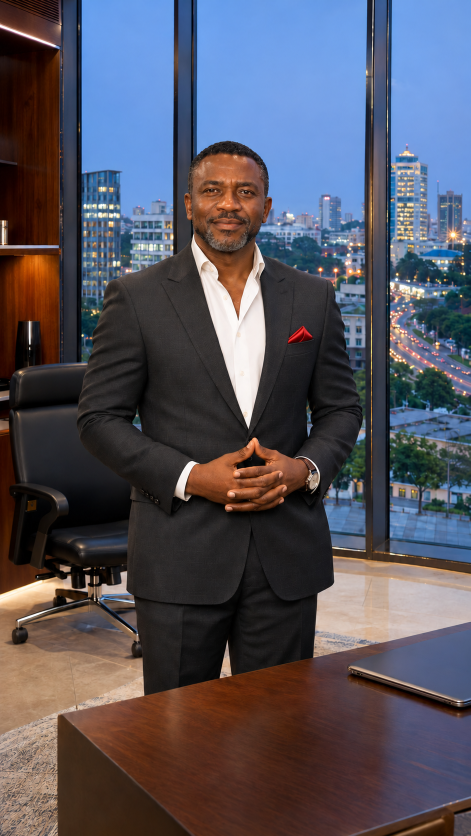
#> input picture decryptage/test/consultant.png, 941 x 1672 px, given in place of logo_spirit.png, which was not available (shown at 1/2 size)
$ python render_n2.py ../test/consultant.png out.png
#> lines starting #> are read from the running program, lines starting #| are printed output that depends on the picture
# « Le Décryptage SPIRIT » — habillage motion design 4:5 (1080x1350, 25 i/s)
import os, sys, os, math, subprocess, random, json
import numpy as np
from PIL import Image, ImageDraw, ImageFont, ImageFilter
sys.path.insert(0, os.path.dirname(os.path.abspath(__file__))); import icons
HERE = os.path.dirname(os.path.abspath(__file__))
KIT = '/home/claude/kit_minute_conseil/assets/'
W, H, FPS = 1080, 1350, 25
INTRO, DUR, OUTRO = 7.3, 83.0, 5.94
TOTAL = INTRO + DUR + OUTRO
RED, GOLD, WHITE, INK, GREY = (216, 51, 63), (190, 150, 70), (255, 255, 255), (24, 23, 28), (170, 168, 172)
def font(w, px): return ImageFont.truetype(KIT + 'fonts/Poppins-' + w + '.ttf', int(px))
def ease(x): x = max(0.0, min(1.0, x)); return 1 - (1 - x) ** 3
def eio(x): x = max(0.0, min(1.0, x)); return 0.5 - 0.5 * math.cos(math.pi * x)
def fit_w(im, w): return im.resize((w, max(1, int(im.height * w / im.width))), Image.LANCZOS)
def rgba(c, a): return tuple(c) + (int(max(0, min(255, a))),)
# [4 lines left out: function spaced, not called in this run]
def ctext(d, cx, y, tx, f, fill): d.text((cx - d.textlength(tx, font=f) / 2, y), tx, font=f, fill=fill)
def fmt(v, dec=1): return f'{v:.{dec}f}'.replace('.', ',')

LOGO = Image.open(KIT + 'logo_spirit.png').convert('RGBA'); LOGO = LOGO.crop(LOGO.getbbox())
def logo_white(w):
#> called with w = 170
    l = fit_w(LOGO, w); wl = Image.new('RGBA', l.size, (255, 255, 255, 255)); wl.putalpha(l.getchannel('A')); return wl
#> in fit_w, `def fit_w(im, w): return im.resize((w, max(1, int(im.height * w / im.w..`:
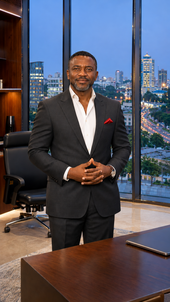
#> returned value: PIL image 170x302 RGBA; mean R, G, B, A 83.8, 82, 92.8, 255
#> after `wl = Image.new('RGBA', l.size, (255, 255, 255, 255))`: wl: PIL image 170x302 RGBA; every value is 255
LOGO_S = logo_white(170)

# ---------- fonds ----------
def make_bg():
    y, x = np.mgrid[0:H, 0:W].astype(np.float32)
    a = np.zeros((H, W, 3), np.float32) + np.array([20, 19, 25], np.float32)
    a += np.exp(-(((x - W * 0.95) / (W * 0.5)) ** 2 + ((y + 50) / (H * 0.35)) ** 2))[:, :, None] * np.array([70, 8, 14], np.float32)
    a += np.exp(-(((x - W * 0.05) / (W * 0.5)) ** 2 + ((y - H * 1.05) / (H * 0.3)) ** 2))[:, :, None] * np.array([45, 8, 12], np.float32)
    return Image.fromarray(np.clip(a, 0, 255).astype('uint8'), 'RGB').convert('RGBA')
BG = make_bg()
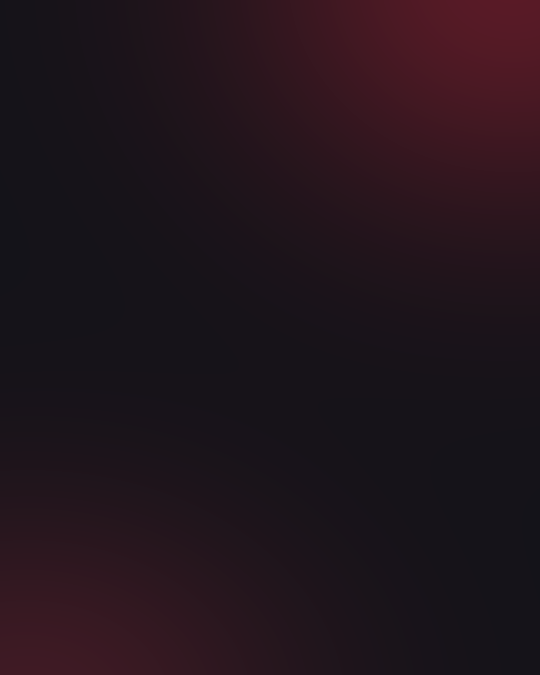
#> BG: PIL image 1080x1350 RGBA (shown at 1/2 size); mean R, G, B, A 33.6, 20.4, 27.6, 255
# [10 lines left out: function make_intro_bg, not called in this run]
def vgrad(h, top, bot, power=1.0):
#> called with h = 420, top = 0.78, bot = 0, power = 1
    g = (np.linspace(0, 1, h) ** power); a = (top + (bot - top) * g) * 255
    im = Image.new('RGBA', (W, h), (12, 11, 15, 0)); im.putalpha(Image.fromarray(np.tile(a[:, None], (1, W)).astype('uint8'))); return im
#> after `im.putalpha(Image.fromarray(np.tile(a[:, None], (1, W)).astype('uint8'`:
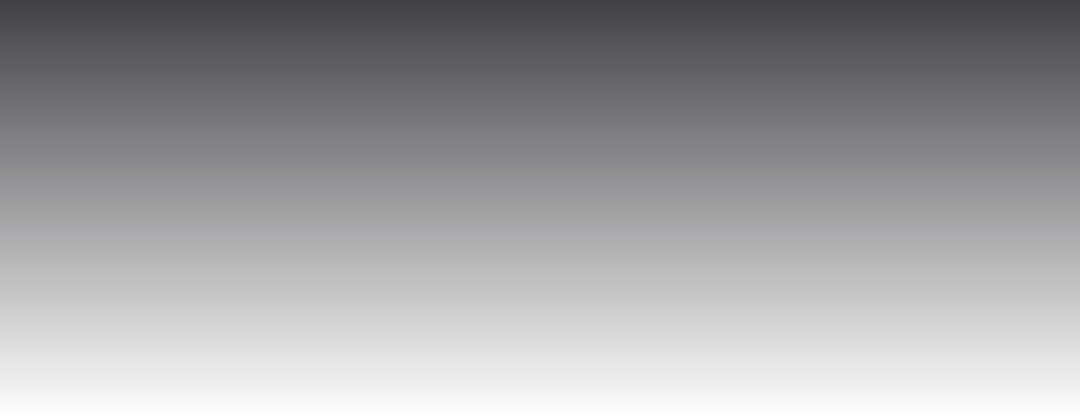
#> im: PIL image 1080x420 RGBA; mean R, G, B, A 12, 11, 15, 99; transparent parts drawn white
GR_TOP, GR_BOT = vgrad(420, 0.78, 0.0, 1.0), vgrad(520, 0.0, 0.86, 1.3)
#> call 2 of vgrad, with h = 520, top = 0, bot = 0.86, power = 1.3
#> in vgrad (call 2), `g = np.linspace(0, 1, h) ** power`: g = 520 values from 0 to 1
#> in vgrad (call 2), `a = (top + (bot - top) * g) * 255`: a = 520 values from 0 to 219.3
#> in vgrad (call 2), `im.putalpha(Image.fromarray(np.tile(a[:, None], (1, W)).astype('uint8'`:
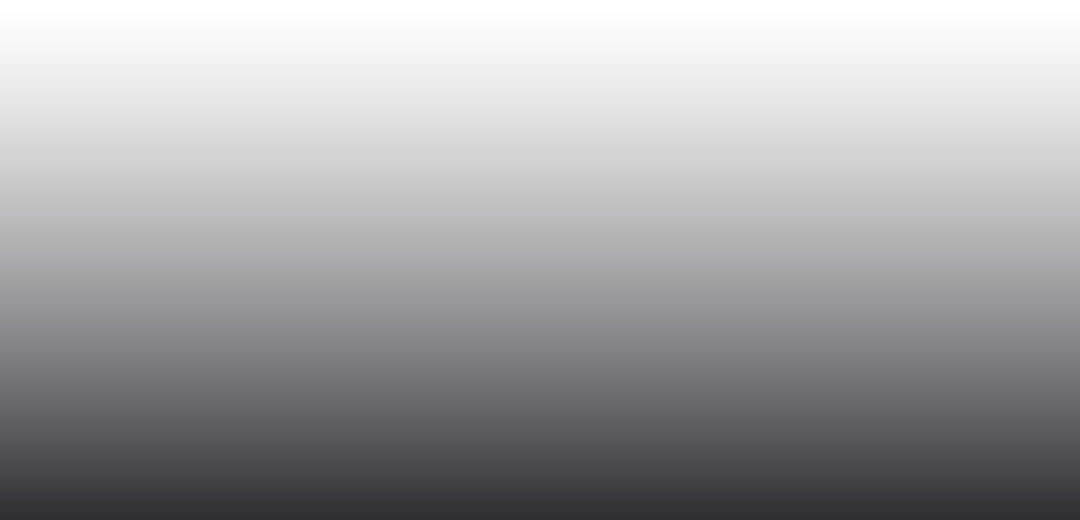
#> im: PIL image 1080x520 RGBA; mean R, G, B, A 12, 11, 15, 94.9; transparent parts drawn white
GR_PHOTO = Image.new('RGBA', (W, H), (12, 11, 15, 0)); GR_PHOTO.putalpha(Image.fromarray((np.tile(np.concatenate([np.linspace(0.50, 0.14, 520), np.linspace(0.14, 0.30, 300), np.linspace(0.30, 0.82, 530)])[:, None], (1, W)) * 255).astype('uint8')))
#> after `GR_PHOTO.putalpha(Image.fromarray((np.tile(np.concatenate([np.linspace`:
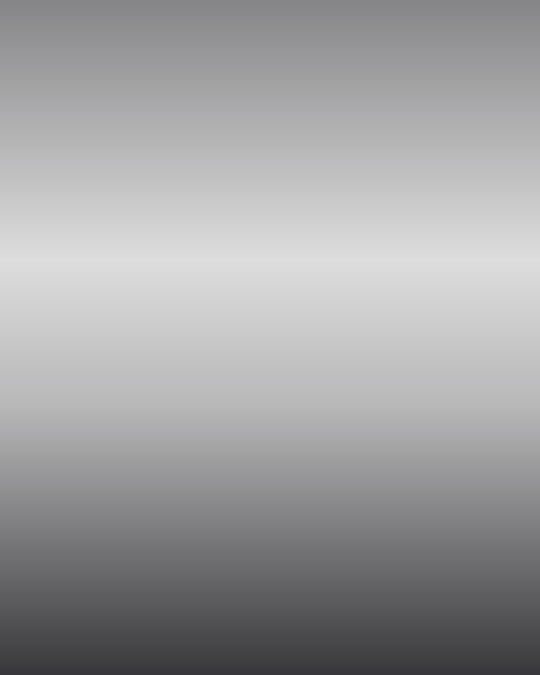
#> GR_PHOTO: PIL image 1080x1350 RGBA (shown at 1/2 size); mean R, G, B, A 12, 11, 15, 99.5; transparent parts drawn white

# ---------- photos (effet Ken Burns) ----------
PH = {}
for name, fy in (('chantier', 0.62), ('atelier', 0.72), ('port', 0.5), ('bureau', 0.55)):
    im = Image.open(HERE + f'/photos/{name}.png').convert('RGB'); im = im.resize((1300, int(im.height * 1300 / im.width)), Image.LANCZOS)
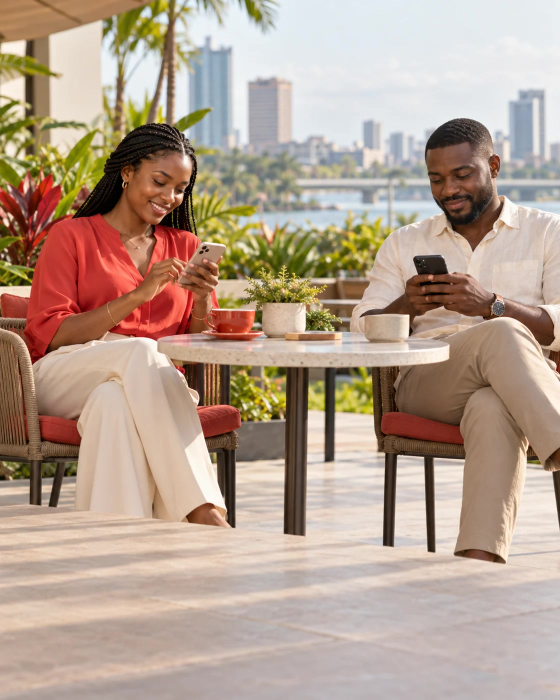
#> input picture panel/participants_CI.jpg, 1120 x 1400 px, given in place of chantier.png, which was not available (shown at 1/2 size)
#> further down, im is the input picture: PIL image 1120x1400 RGB; mean R, G, B 181.6, 160.1, 143.9
    y0 = int(fy * (im.height - 1625)); PH[name] = im.crop((0, y0, 1300, y0 + 1625))
#> after `y0 = int(fy * (im.height - 1625))`: y0 = 0
#> (the run stopped early here; a loop or call above may not have finished)
